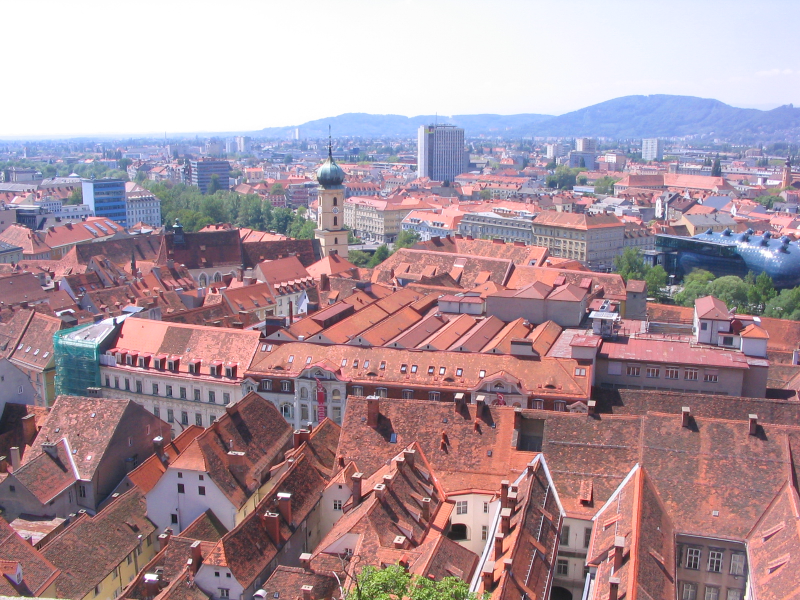
#> input picture unstitchedImages/left_image.png, 1600 x 1200 px (shown at 1/2 size); its folder holds 2 pictures in this run
$ python Assessment.py
#> lines starting #> are read from the running program, lines starting #| are printed output that depends on the picture; after the words box and inside, x2 and y2 are one past the last pixel; in counts of white or black regions, pixels touching at a corner belong together
import numpy as np
import cv2
import glob
import imutils

image_paths = glob.glob('unstitchedImages/*.png')
images = []


for image in image_paths:
    img = cv2.imread(image)
#> img is the input picture: shape (1200, 1600, 3); mean B, G, R 157.2, 148.7, 172.1
    images.append(img)
    cv2.imshow("Image", img)
    cv2.waitKey(0)


imageStitcher = cv2.Stitcher_create()

error, stitched_img = imageStitcher.stitch(images)
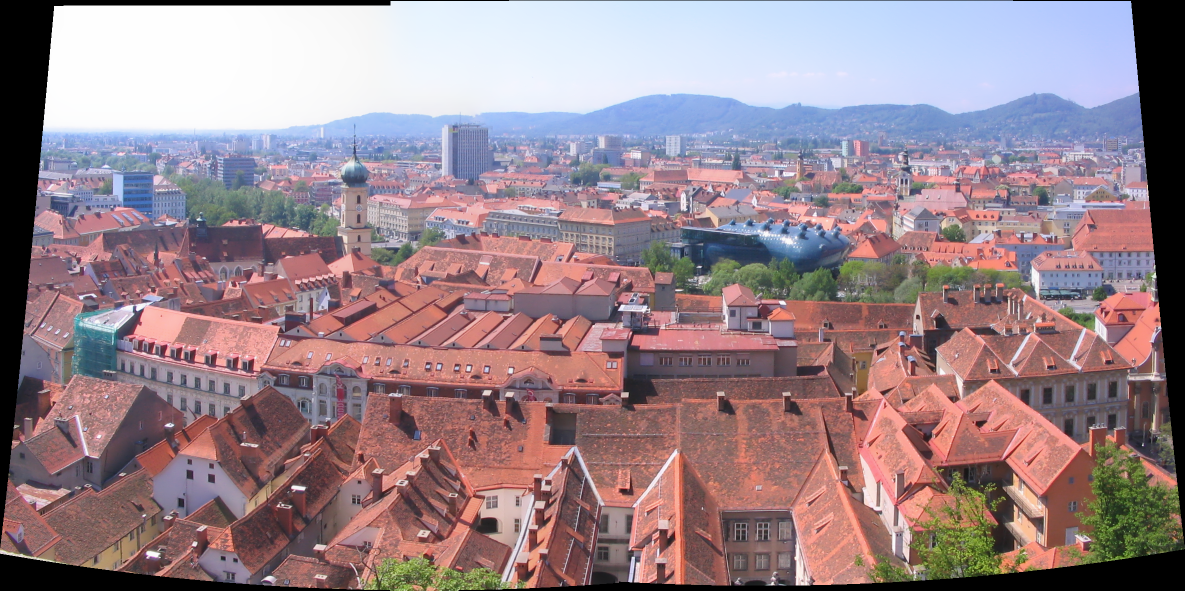
#> stitched_img: shape (1181, 2369, 3) (shown at 1/2 size); mean of channels 0, 1, 2 138.2, 131.4, 152.6; drawn as B, G, R
#> error = 0

if not error:

    cv2.imwrite("stitchedOutput.png", stitched_img)
    cv2.imshow("Stitched Img", stitched_img)
    cv2.waitKey(0)

stitched_img = cv2.copyMakeBorder(stitched_img, 10, 10, 10, 10, cv2.BORDER_CONSTANT, (0,0,0))
#> stitched_img: shape (1201, 2389, 3)

gray = cv2.cvtColor(stitched_img, cv2.COLOR_BGR2GRAY)
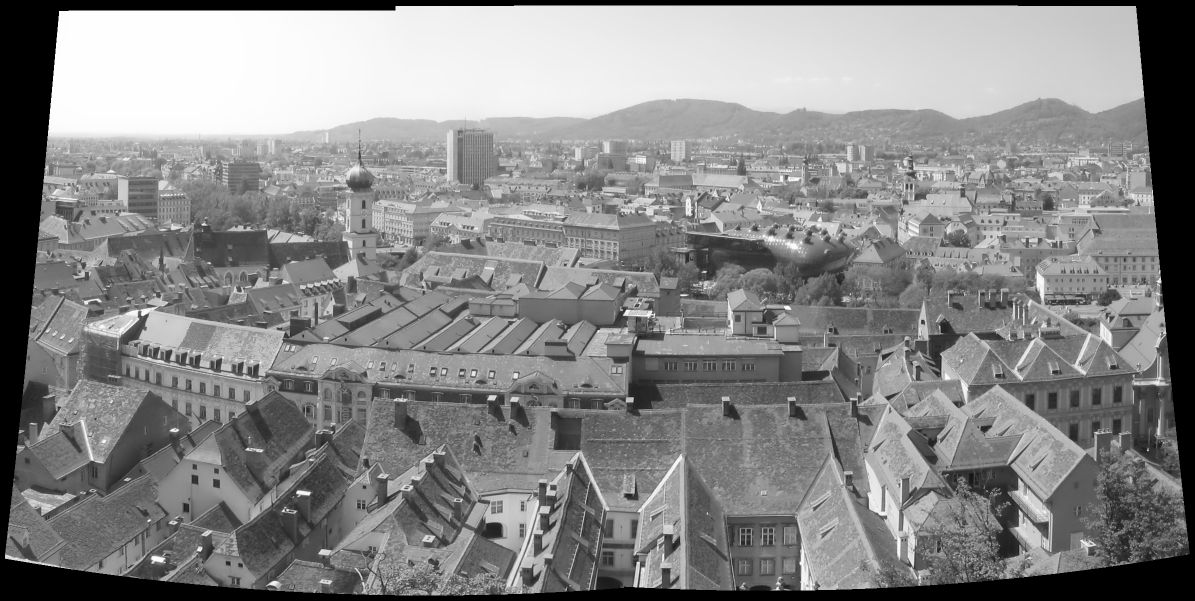
#> gray: shape (1201, 2389) (shown at 1/2 size); min 0, max 254, mean 135.1
thresh_img = cv2.threshold(gray, 0, 255 , cv2.THRESH_BINARY)[1]
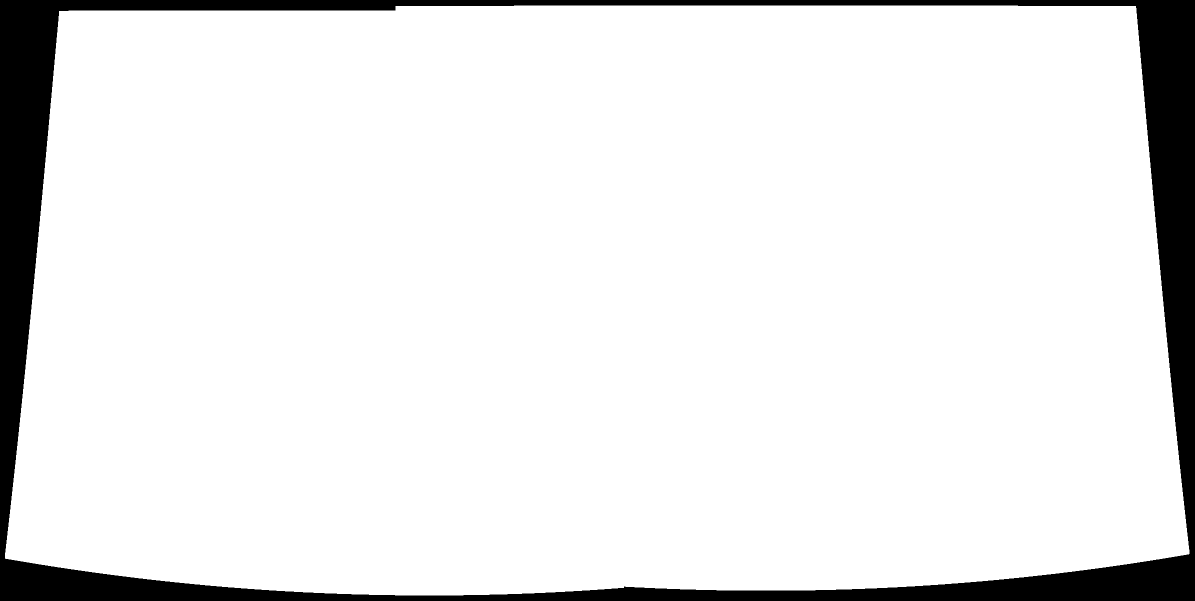
#> thresh_img: shape (1201, 2389) (shown at 1/2 size); 91% white; 1 black region

cv2.imshow("Threshold Image", thresh_img)
cv2.waitKey(0)

contours = cv2.findContours(thresh_img.copy(), cv2.RETR_EXTERNAL, cv2.CHAIN_APPROX_SIMPLE)
#> contours = 1 contour; box (x1, y1, x2, y2) and area: (10, 11, 2379, 1191) 2606240

contours = imutils.grab_contours(contours)
areaOI = max(contours, key=cv2.contourArea)
#> areaOI = contour of 784 points, box (x1, y1, x2, y2) (10, 11, 2379, 1191), area 2606240
mask = np.zeros(thresh_img.shape, dtype="uint8")
x, y, w, h = cv2.boundingRect(areaOI)
#> x = 10; y = 11; w = 2369; h = 1180
cv2.rectangle(mask, (x,y), (x + w, y + h), 255, -1)
#> mask: shape (1201, 2389); 97.6% white; 1 black region, box (x1, y1, x2, y2) and area: (0, 0, 2389, 1201) 70219

minRectangle = mask.copy()
sub = mask.copy()

while cv2.countNonZero(sub) > 0:
        minRectangle = cv2.erode(minRectangle, None)
        sub = cv2.subtract(minRectangle, thresh_img)
#> this loop made 100 passes
#> pass 1, `sub = cv2.subtract(minRectangle, thresh_img)`:
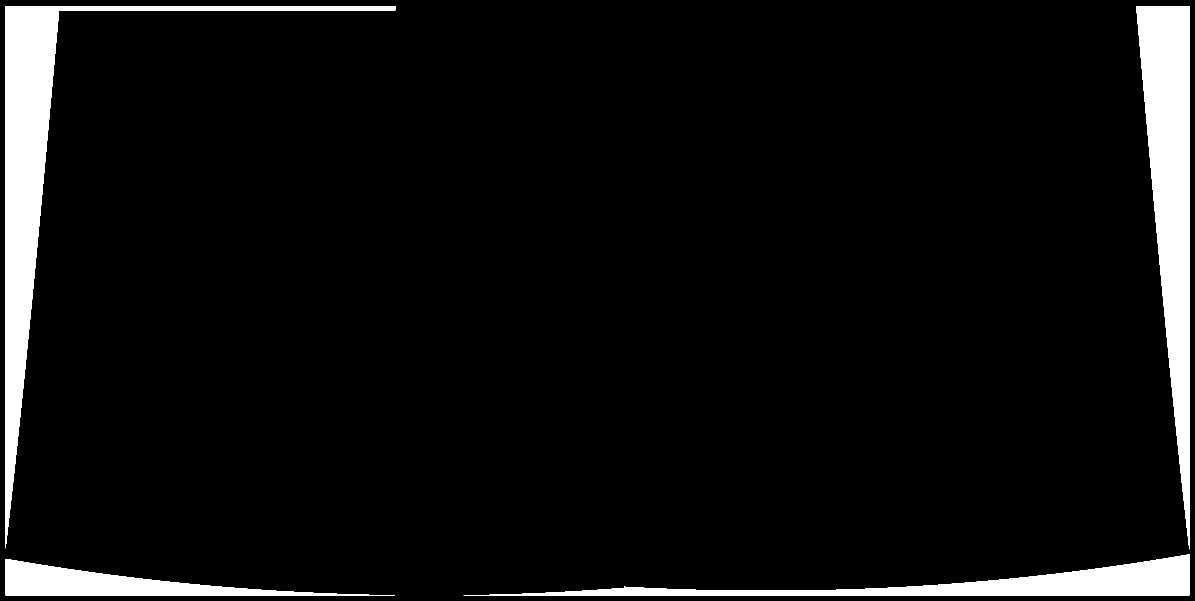
#> sub: shape (1201, 2389) (shown at 1/2 size); 6.4% white; 4 white regions, box (x1, y1, x2, y2) and area: (11, 12, 791, 1097) 67560, (2272, 12, 2379, 1099) 60826, (927, 1108, 2379, 1191) 34158, (11, 1118, 790, 1191) 20747
#> after the loop:
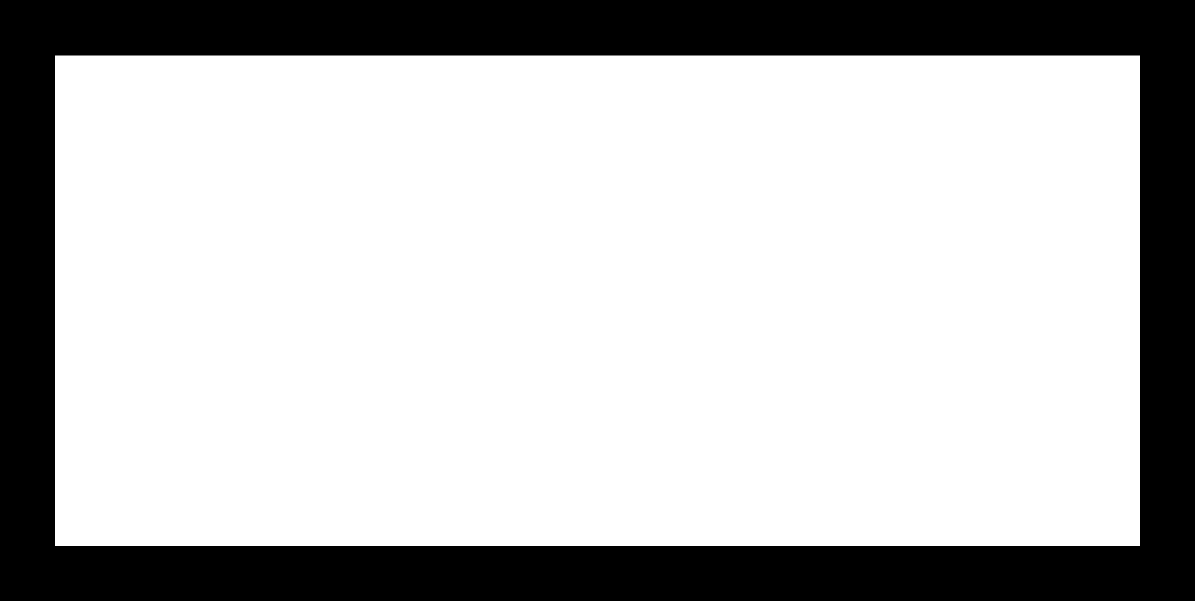
#> minRectangle: shape (1201, 2389) (shown at 1/2 size); 74.2% white; 1 black region


contours = cv2.findContours(minRectangle.copy(), cv2.RETR_EXTERNAL, cv2.CHAIN_APPROX_SIMPLE)
#> contours = 1 contour; box (x1, y1, x2, y2) and area: (110, 111, 2280, 1092) 2125620

contours = imutils.grab_contours(contours)
#> contours = [[[110, 111], [110, 1091], [2279, 1091], [2279, 111]]]
areaOI = max(contours, key=cv2.contourArea)
#> areaOI = [[110, 111], [110, 1091], [2279, 1091], [2279, 111]]

cv2.imshow("minRectangle Image", minRectangle)
cv2.waitKey(0)

x, y, w, h = cv2.boundingRect(areaOI)
#> x = 110; y = 111; w = 2170; h = 981

stitched_img = stitched_img[y:y + h, x:x + w]
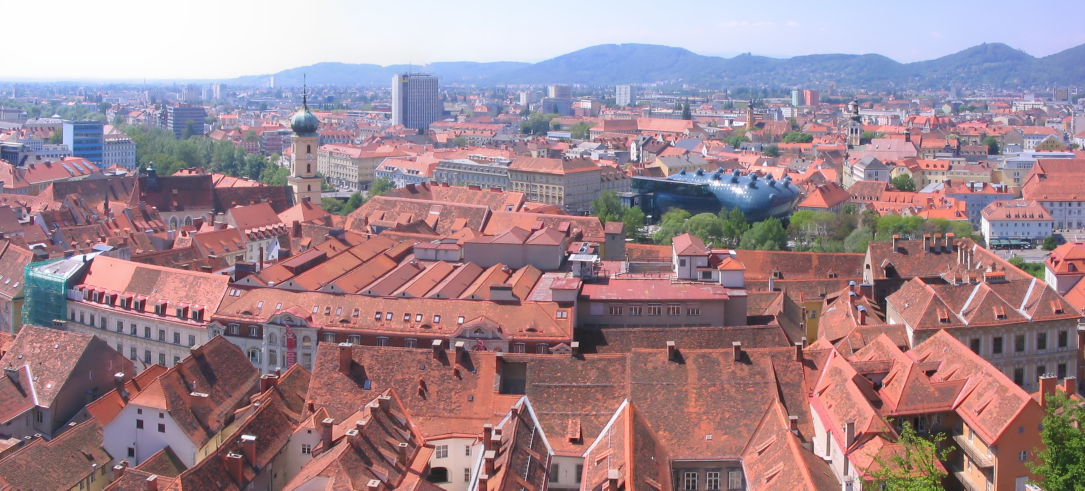
#> stitched_img: shape (981, 2170, 3) (shown at 1/2 size); mean of channels 0, 1, 2 143.9, 135.8, 161.2; drawn as B, G, R

cv2.imwrite("stitchedOutputProcessed.png", stitched_img)

cv2.imshow("Stitched Image Processed", stitched_img)

cv2.waitKey(0)
